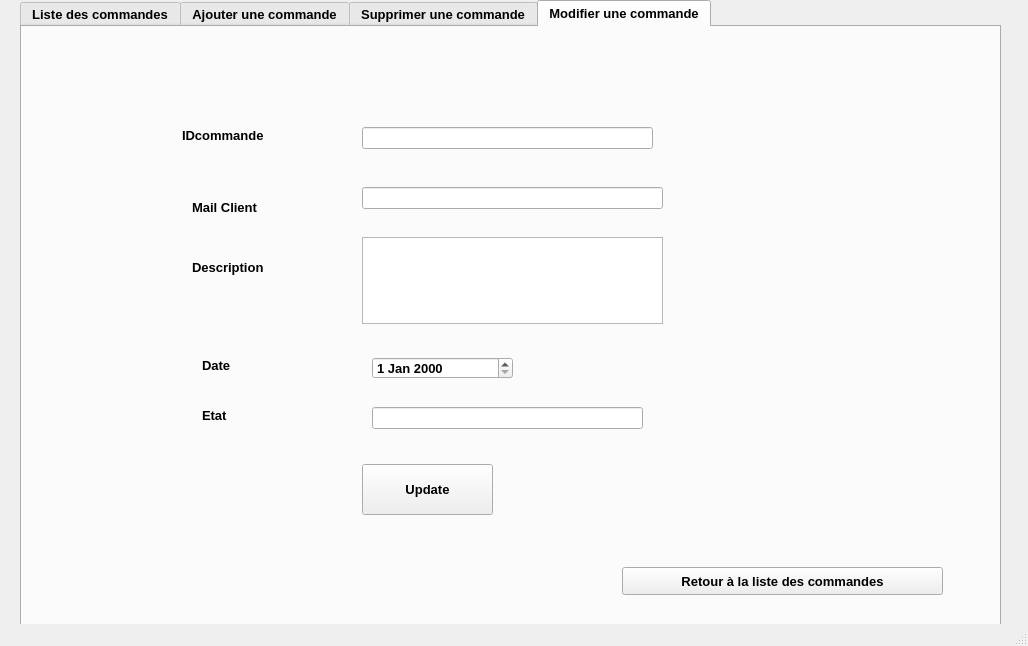
<?xml version="1.0" encoding="UTF-8"?>
<ui version="4.0">
 <class>MainWindow</class>
 <widget class="QMainWindow" name="MainWindow">
  <property name="geometry">
   <rect>
    <x>0</x>
    <y>0</y>
    <width>1028</width>
    <height>646</height>
   </rect>
  </property>
  <property name="mouseTracking">
   <bool>false</bool>
  </property>
  <property name="windowTitle">
   <string>MainWindow</string>
  </property>
  <widget class="QWidget" name="centralwidget">
   <widget class="QTabWidget" name="tabWidget">
    <property name="geometry">
     <rect>
      <x>20</x>
      <y>0</y>
      <width>981</width>
      <height>661</height>
     </rect>
    </property>
    <property name="font">
     <font>
      <pointsize>10</pointsize>
      <weight>75</weight>
      <bold>true</bold>
     </font>
    </property>
    <property name="currentIndex">
     <number>3</number>
    </property>
    <widget class="QWidget" name="ajouterunecommande">
     <attribute name="title">
      <string>Liste des commandes</string>
     </attribute>
     <widget class="QGroupBox" name="groupBox_3">
      <property name="geometry">
       <rect>
        <x>-60</x>
        <y>0</y>
        <width>1181</width>
        <height>591</height>
       </rect>
      </property>
      <property name="title">
       <string/>
      </property>
      <widget class="QTableView" name="tabcommande">
       <property name="geometry">
        <rect>
         <x>180</x>
         <y>30</y>
         <width>831</width>
         <height>451</height>
        </rect>
       </property>
       <property name="font">
        <font>
         <weight>75</weight>
         <bold>true</bold>
        </font>
       </property>
      </widget>
      <widget class="QPushButton" name="com_selec">
       <property name="geometry">
        <rect>
         <x>660</x>
         <y>520</y>
         <width>361</width>
         <height>41</height>
        </rect>
       </property>
       <property name="text">
        <string>Modifier la commande selectionnée</string>
       </property>
      </widget>
      <widget class="QPushButton" name="com_sup">
       <property name="geometry">
        <rect>
         <x>290</x>
         <y>520</y>
         <width>331</width>
         <height>41</height>
        </rect>
       </property>
       <property name="text">
        <string>Supprimer la commande selectionnée</string>
       </property>
      </widget>
      <widget class="QPushButton" name="sup_tt">
       <property name="geometry">
        <rect>
         <x>130</x>
         <y>520</y>
         <width>151</width>
         <height>41</height>
        </rect>
       </property>
       <property name="text">
        <string>Supprimer tout</string>
       </property>
      </widget>
      <widget class="QLabel" name="label_7">
       <property name="geometry">
        <rect>
         <x>40</x>
         <y>-130</y>
         <width>1191</width>
         <height>791</height>
        </rect>
       </property>
       <property name="text">
        <string/>
       </property>
       <property name="pixmap">
        <pixmap>../../../Desktop/y.png</pixmap>
       </property>
      </widget>
      <zorder>label_7</zorder>
      <zorder>tabcommande</zorder>
      <zorder>com_selec</zorder>
      <zorder>com_sup</zorder>
      <zorder>sup_tt</zorder>
     </widget>
    </widget>
    <widget class="QWidget" name="tab_2">
     <attribute name="title">
      <string>Ajouter une commande</string>
     </attribute>
     <widget class="QGroupBox" name="groupBox_2">
      <property name="geometry">
       <rect>
        <x>-10</x>
        <y>-80</y>
        <width>1011</width>
        <height>681</height>
       </rect>
      </property>
      <property name="title">
       <string>ajouter une commande</string>
      </property>
      <widget class="QLabel" name="label">
       <property name="geometry">
        <rect>
         <x>150</x>
         <y>110</y>
         <width>121</width>
         <height>16</height>
        </rect>
       </property>
       <property name="text">
        <string>IDcommande:</string>
       </property>
      </widget>
      <widget class="QLabel" name="label_2">
       <property name="geometry">
        <rect>
         <x>150</x>
         <y>160</y>
         <width>101</width>
         <height>20</height>
        </rect>
       </property>
       <property name="text">
        <string>Mail Client:</string>
       </property>
      </widget>
      <widget class="QLabel" name="label_3">
       <property name="geometry">
        <rect>
         <x>160</x>
         <y>400</y>
         <width>56</width>
         <height>16</height>
        </rect>
       </property>
       <property name="text">
        <string>Etat:</string>
       </property>
      </widget>
      <widget class="QLabel" name="label_4">
       <property name="geometry">
        <rect>
         <x>160</x>
         <y>350</y>
         <width>56</width>
         <height>16</height>
        </rect>
       </property>
       <property name="text">
        <string>Date:</string>
       </property>
      </widget>
      <widget class="QLabel" name="label_5">
       <property name="geometry">
        <rect>
         <x>150</x>
         <y>220</y>
         <width>111</width>
         <height>20</height>
        </rect>
       </property>
       <property name="text">
        <string>Description:</string>
       </property>
      </widget>
      <widget class="QLineEdit" name="id">
       <property name="geometry">
        <rect>
         <x>290</x>
         <y>110</y>
         <width>191</width>
         <height>22</height>
        </rect>
       </property>
      </widget>
      <widget class="QLineEdit" name="mail">
       <property name="geometry">
        <rect>
         <x>290</x>
         <y>160</y>
         <width>271</width>
         <height>22</height>
        </rect>
       </property>
      </widget>
      <widget class="QLineEdit" name="etat">
       <property name="geometry">
        <rect>
         <x>300</x>
         <y>400</y>
         <width>113</width>
         <height>22</height>
        </rect>
       </property>
      </widget>
      <widget class="QPushButton" name="pushButton">
       <property name="geometry">
        <rect>
         <x>310</x>
         <y>470</y>
         <width>111</width>
         <height>41</height>
        </rect>
       </property>
       <property name="font">
        <font>
         <pointsize>14</pointsize>
         <weight>75</weight>
         <bold>true</bold>
        </font>
       </property>
       <property name="mouseTracking">
        <bool>true</bool>
       </property>
       <property name="text">
        <string>Ajouter</string>
       </property>
      </widget>
      <widget class="QLabel" name="label_6">
       <property name="geometry">
        <rect>
         <x>-20</x>
         <y>10</y>
         <width>1001</width>
         <height>661</height>
        </rect>
       </property>
       <property name="text">
        <string/>
       </property>
       <property name="pixmap">
        <pixmap>../../../Desktop/y.png</pixmap>
       </property>
      </widget>
      <widget class="QDateTimeEdit" name="date">
       <property name="geometry">
        <rect>
         <x>290</x>
         <y>350</y>
         <width>191</width>
         <height>31</height>
        </rect>
       </property>
       <property name="currentSection">
        <enum>QDateTimeEdit::YearSection</enum>
       </property>
       <property name="calendarPopup">
        <bool>true</bool>
       </property>
       <property name="timeSpec">
        <enum>Qt::LocalTime</enum>
       </property>
      </widget>
      <widget class="QTextEdit" name="desc">
       <property name="geometry">
        <rect>
         <x>290</x>
         <y>220</y>
         <width>251</width>
         <height>121</height>
        </rect>
       </property>
      </widget>
      <widget class="QPushButton" name="com_retour_3">
       <property name="geometry">
        <rect>
         <x>620</x>
         <y>600</y>
         <width>321</width>
         <height>28</height>
        </rect>
       </property>
       <property name="text">
        <string>Retour à la liste des commandes</string>
       </property>
      </widget>
      <zorder>label_6</zorder>
      <zorder>label</zorder>
      <zorder>label_2</zorder>
      <zorder>label_3</zorder>
      <zorder>label_4</zorder>
      <zorder>label_5</zorder>
      <zorder>id</zorder>
      <zorder>mail</zorder>
      <zorder>etat</zorder>
      <zorder>pushButton</zorder>
      <zorder>date</zorder>
      <zorder>desc</zorder>
      <zorder>com_retour_3</zorder>
     </widget>
    </widget>
    <widget class="QWidget" name="tab">
     <attribute name="title">
      <string>Supprimer une commande</string>
     </attribute>
     <widget class="QGroupBox" name="groupBox">
      <property name="geometry">
       <rect>
        <x>0</x>
        <y>0</y>
        <width>1061</width>
        <height>581</height>
       </rect>
      </property>
      <property name="title">
       <string/>
      </property>
      <widget class="QLabel" name="label_8">
       <property name="geometry">
        <rect>
         <x>-10</x>
         <y>-120</y>
         <width>1181</width>
         <height>771</height>
        </rect>
       </property>
       <property name="text">
        <string/>
       </property>
       <property name="pixmap">
        <pixmap>../../../Desktop/y.png</pixmap>
       </property>
      </widget>
      <widget class="QLineEdit" name="idsup">
       <property name="geometry">
        <rect>
         <x>440</x>
         <y>200</y>
         <width>141</width>
         <height>22</height>
        </rect>
       </property>
      </widget>
      <widget class="QLabel" name="label_9">
       <property name="geometry">
        <rect>
         <x>280</x>
         <y>180</y>
         <width>131</width>
         <height>51</height>
        </rect>
       </property>
       <property name="font">
        <font>
         <pointsize>13</pointsize>
        </font>
       </property>
       <property name="text">
        <string>Identifiant:</string>
       </property>
      </widget>
      <widget class="QPushButton" name="supprimer">
       <property name="geometry">
        <rect>
         <x>420</x>
         <y>320</y>
         <width>151</width>
         <height>51</height>
        </rect>
       </property>
       <property name="font">
        <font>
         <pointsize>14</pointsize>
        </font>
       </property>
       <property name="text">
        <string>Supprimer</string>
       </property>
      </widget>
      <widget class="QPushButton" name="com_retour_2">
       <property name="geometry">
        <rect>
         <x>620</x>
         <y>510</y>
         <width>321</width>
         <height>28</height>
        </rect>
       </property>
       <property name="text">
        <string>Retour à la liste des commandes</string>
       </property>
      </widget>
     </widget>
    </widget>
    <widget class="QWidget" name="tab_3">
     <attribute name="title">
      <string>Modifier une commande</string>
     </attribute>
     <widget class="QLabel" name="label_10">
      <property name="geometry">
       <rect>
        <x>-30</x>
        <y>-130</y>
        <width>1501</width>
        <height>701</height>
       </rect>
      </property>
      <property name="text">
       <string/>
      </property>
      <property name="pixmap">
       <pixmap>../../../Desktop/y.png</pixmap>
      </property>
     </widget>
     <widget class="QLabel" name="label_11">
      <property name="geometry">
       <rect>
        <x>160</x>
        <y>100</y>
        <width>121</width>
        <height>16</height>
       </rect>
      </property>
      <property name="text">
       <string>IDcommande</string>
      </property>
     </widget>
     <widget class="QLabel" name="label_12">
      <property name="geometry">
       <rect>
        <x>170</x>
        <y>160</y>
        <width>101</width>
        <height>41</height>
       </rect>
      </property>
      <property name="text">
       <string>Mail Client</string>
      </property>
     </widget>
     <widget class="QLabel" name="label_13">
      <property name="geometry">
       <rect>
        <x>170</x>
        <y>230</y>
        <width>111</width>
        <height>21</height>
       </rect>
      </property>
      <property name="text">
       <string>Description</string>
      </property>
     </widget>
     <widget class="QLabel" name="label_15">
      <property name="geometry">
       <rect>
        <x>180</x>
        <y>380</y>
        <width>56</width>
        <height>16</height>
       </rect>
      </property>
      <property name="text">
       <string>Etat</string>
      </property>
     </widget>
     <widget class="QLineEdit" name="idc">
      <property name="geometry">
       <rect>
        <x>340</x>
        <y>100</y>
        <width>291</width>
        <height>22</height>
       </rect>
      </property>
     </widget>
     <widget class="QLineEdit" name="ma">
      <property name="geometry">
       <rect>
        <x>340</x>
        <y>160</y>
        <width>301</width>
        <height>22</height>
       </rect>
      </property>
     </widget>
     <widget class="QLineEdit" name="et">
      <property name="geometry">
       <rect>
        <x>350</x>
        <y>380</y>
        <width>271</width>
        <height>22</height>
       </rect>
      </property>
     </widget>
     <widget class="QPushButton" name="modifier">
      <property name="geometry">
       <rect>
        <x>340</x>
        <y>437</y>
        <width>131</width>
        <height>51</height>
       </rect>
      </property>
      <property name="text">
       <string>Update</string>
      </property>
     </widget>
     <widget class="QTextEdit" name="de">
      <property name="geometry">
       <rect>
        <x>340</x>
        <y>210</y>
        <width>301</width>
        <height>87</height>
       </rect>
      </property>
     </widget>
     <widget class="QLabel" name="label_14">
      <property name="geometry">
       <rect>
        <x>180</x>
        <y>330</y>
        <width>56</width>
        <height>16</height>
       </rect>
      </property>
      <property name="text">
       <string>Date</string>
      </property>
     </widget>
     <widget class="QDateEdit" name="dat">
      <property name="geometry">
       <rect>
        <x>350</x>
        <y>330</y>
        <width>141</width>
        <height>22</height>
       </rect>
      </property>
     </widget>
     <widget class="QPushButton" name="com_retour">
      <property name="geometry">
       <rect>
        <x>600</x>
        <y>540</y>
        <width>321</width>
        <height>28</height>
       </rect>
      </property>
      <property name="text">
       <string>Retour à la liste des commandes</string>
      </property>
     </widget>
    </widget>
   </widget>
  </widget>
  <widget class="QMenuBar" name="menubar">
   <property name="geometry">
    <rect>
     <x>0</x>
     <y>0</y>
     <width>1028</width>
     <height>26</height>
    </rect>
   </property>
  </widget>
  <widget class="QStatusBar" name="statusbar"/>
 </widget>
 <resources/>
 <connections/>
</ui>
